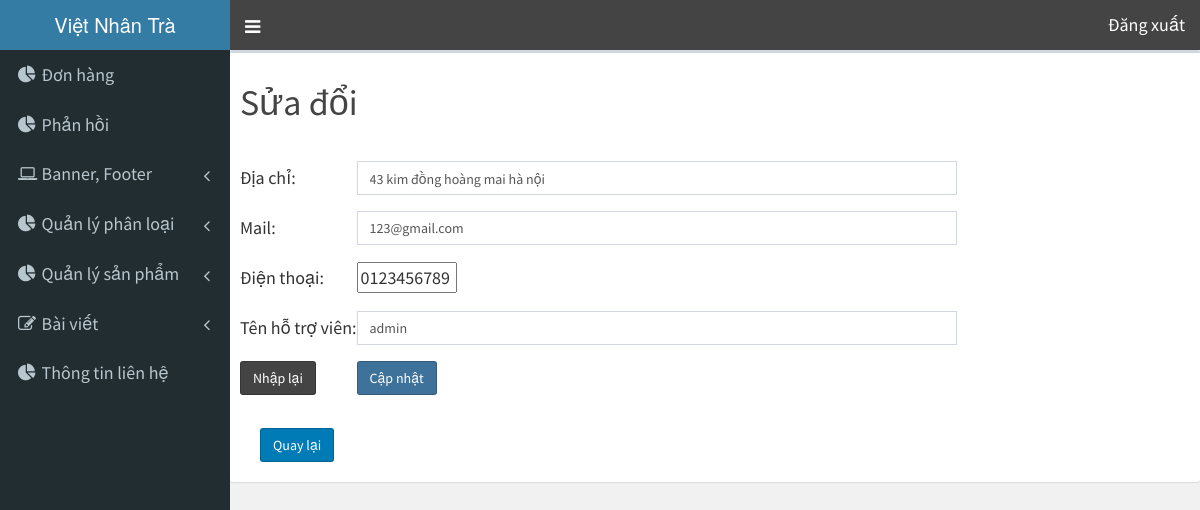
The page /admin/index.php?page=sua_lien_he&id=27 (signed in) on the database its author committed.
### tables this page shows
CREATE TABLE `lien_he` (
  `id_lh` int(11) NOT NULL,
  `dia_chi` varchar(100) NOT NULL,
  `mail` varchar(100) NOT NULL,
  `dien_thoai` varchar(20) NOT NULL,
  `ten_ht` varchar(100) NOT NULL
);

### admin/lien_he/sua_lien_he.php (the view, shortened to what this page needs)
<?php
    if(isset($_REQUEST['id']))
    {
        $id = $_REQUEST['id'];
        $query = "SELECT dia_chi, mail, dien_thoai,ten_ht FROM lien_he WHERE id_lh = $id";
        $rows = $conn->query($query);
        $sua = $rows->fetch();
    }
?>
<div class="box">
  <div class="box-header">
    <h1>Sửa đổi</h1>
  </div>
  <div class="box-body">
<form action="" method="post">
    <table>
         <tr style="height: 50px;">
            <td>Địa chỉ: </td>
            <td style="width:600px">
                <input type="text" name="dia_chi" class="form-control"
                       value="<?php if(isset($sua)) echo $sua[0]; ?>">
            </td>
        </tr>
         <tr style="height: 50px;">
            <td>Mail: </td>
            <td style="width:600px">
                <input type="email" name="email" class="form-control"
                       value="<?php if(isset($sua)) echo $sua[1]; ?>">
            </td>
        </tr>
         <tr style="height: 50px;">
            <td>Điện thoại: </td>
            <td>
                <input type="tel" name="sdt" style="width: 100px;"
                       value="<?php if(isset($sua)) echo $sua[2]; ?>">
            </td>
        </tr>
        <tr style="height: 50px;">
           <td>Tên hỗ trợ viên: </td>
           <td style="width:600px">
               <input type="text" name="ten_ht" class="form-control"
                      value="<?php if(isset($sua)) echo $sua[3]; ?>">
           </td>
       </tr>
         <tr style="height: 50px;">
            <td>
                <input type="reset" class="btn btn-github" name="btnSubmit" value="Nhập lại"/>
            </td>
            <td>
                <input type="submit" class="btn btn-instagram" name="btnSubmit" value="Cập nhật"/>
            </td>
        </tr>
    </table>
</form>
<br/><p/><a href="index.php?page=lien_he"class="btn btn-linkedin">Quay lại</a>
</div>
</div>

### rows shown on the page
lien_he: dia_chi "43 kim đồng hoàng mai hà nội", email "123@gmail.com", sdt "0123456789", ten_ht "admin"
